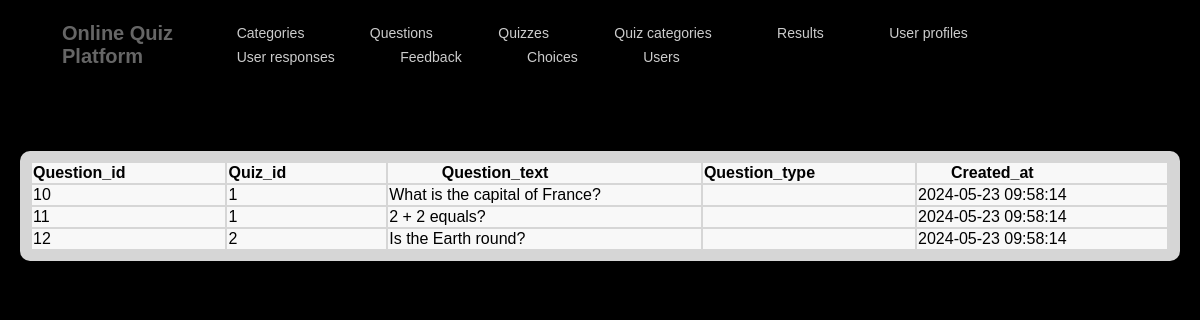
The page /questions.php on the database its author committed.
### tables this page shows
CREATE TABLE `questions` (
  `question_id` int(11) NOT NULL,
  `quiz_id` int(11) DEFAULT NULL,
  `question_text` text NOT NULL,
  `question_type` enum('MCQ','True-False') NOT NULL,
  `created_at` timestamp NOT NULL DEFAULT current_timestamp()
);

### questions.php (the view, shortened to what this page needs)
<!DOCTYPE html>
<html lang="en">
<head>
    <link rel="stylesheet" href="style.css">
</head>
<header>
        <nav>
            <div class="vertical-container">
                <div class="logo">
                    <p>Online Quiz Platform</p>
                </div>
            </div>
            <ul>
                <div class="vertical-container">
				<li><a href="index.php">Categories</a></li>
                    <li><a href="questions.php">Questions</a></li>
					<li><a href="quizzes.php">Quizzes</a></li>
                    <li><a href="quizcategories.php">Quiz categories </a></li>
                    <li><a href="results.php">Results</a></li>
                    <li><a href="userprofiles.php">User profiles</a></li>
                    <li><a href="userresponses.php">User responses</a></li>
                    <li><a href="feedback.php">Feedback</a></li>
                    <li><a href="choices.php">Choices</a></li>
                    <li><a href="users.php">Users</a></li>
            </ul>
        </nav>
    </header>
    <section>
		<h4><center>categories</center></h4>
		<div class="container">
		<table>
        <center>
			<thead>
				<tr>
				<th>Question_id </th>
				    <th>Quiz_id</th>
					<th>Question_text</th>
					<th>Question_type</th>
					<th>Created_at</th>
				</tr>
			</thead>
			<tbody>
				<?php
				$conn = mysqli_connect("localhost", "root", "", "online_quiz_platform");
				$sql = "SELECT * FROM questions";
				$result = mysqli_query($conn, $sql);
				if (mysqli_num_rows($result) > 0) {
					while($row = mysqli_fetch_assoc($result)) {
						echo "<tr>";
						echo "<td>" . $row["question_id"] . "</td>";
						echo "<td>" . $row["quiz_id"] . "</td>";
						echo "<td>" . $row["question_text"] . "</td>";
						echo "<td>" . $row["question_type"] . "</td>";
						echo "<td>" . $row["created_at"] . "</td>";
						echo "</tr>";
					}
				} else {
					echo "<tr><td colspan='5'>No data available</td></tr>";
				}
				?>
			</tbody>
			</div>
</body>
</html>

### style.css (style rules this page uses)
p { color: #666; }
header { background-color: rgba(0, 0, 0, 0); padding: 2px; }
nav { display: flex; justify-content: space-between; align-items: center; margin-right: 20px; margin-left: 40px; padding: 0 20px; }
nav ul { list-style: none; margin: 0; padding: 0; }
nav li { display: inline-block; margin-right: 1px; padding: 3px 30px; position: relative; }
nav a { text-decoration: none; color: rgba(255, 255, 255, 0.8); font-size: 14px; }
nav li::after { content: ''; height: 3px; width: 0; background: #20dbbc; position: absolute; left: 0; bottom: -3px; transition: width 0.3s; }
.logo { font-size: 20px; color: rgb(6, 6, 6); font-weight: bold; }
th, td { padding-right: 100px; background-color: rgba(255, 255, 255, 0.84); }
.container { background-color: rgba(255, 255, 255, 0.84); padding: 10px; margin: 20px; border-radius: 10px; backdrop-filter: blur(3px); overflow: auto; transition: background-color 0.2s ease; }

### rows shown on the page
questions: question_id "10", quiz "1", question_text "What is the capital of France?", created_at "2024-05-23 09:58:14"
questions: question_id "11", quiz "1", question_text "2 + 2 equals?", created_at "2024-05-23 09:58:14"
questions: question_id "12", quiz "2", question_text "Is the Earth round?", created_at "2024-05-23 09:58:14"
